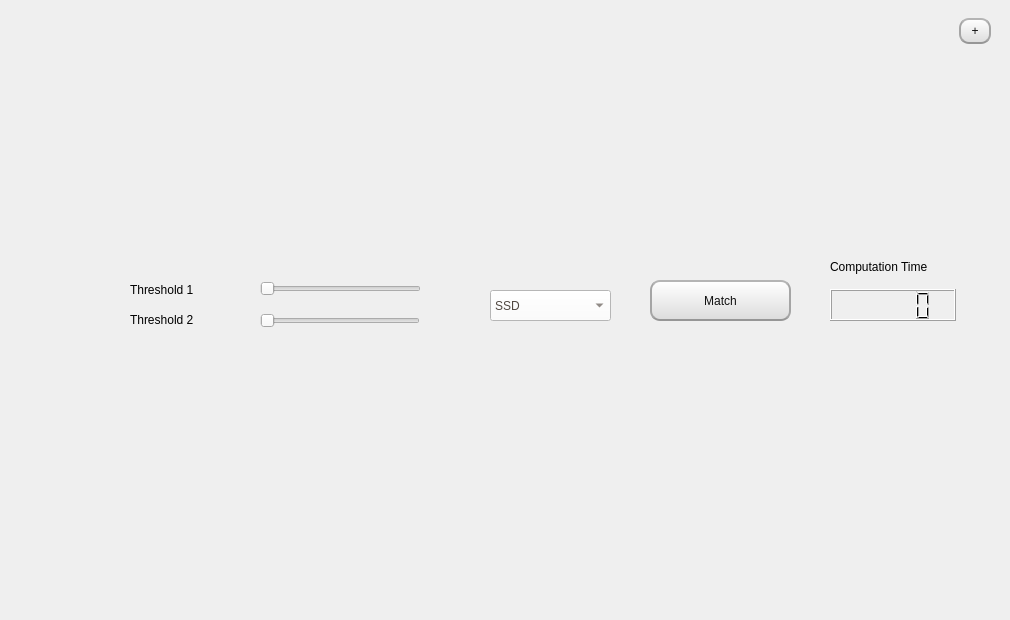
    <widget class="QWidget" name="page_3">
     <widget class="QWidget" name="horizontalLayoutWidget">
      <property name="geometry">
       <rect>
        <x>19</x>
        <y>9</y>
        <width>981</width>
        <height>231</height>
       </rect>
      </property>
      <layout class="QHBoxLayout" name="horizontalLayout_3">
       <item>
        <layout class="QVBoxLayout" name="verticalLayout_8">
         <item>
          <widget class="QLabel" name="imginput3_1">
           <property name="text">
            <string/>
           </property>
          </widget>
         </item>
        </layout>
       </item>
       <item>
        <spacer name="horizontalSpacer_3">
         <property name="orientation">
          <enum>Qt::Horizontal</enum>
         </property>
         <property name="sizeType">
          <enum>QSizePolicy::Maximum</enum>
         </property>
         <property name="sizeHint" stdset="0">
          <size>
           <width>5</width>
           <height>20</height>
          </size>
         </property>
        </spacer>
       </item>
       <item>
        <layout class="QVBoxLayout" name="verticalLayout_9">
         <item>
          <widget class="QLabel" name="imginput3_2">
           <property name="text">
            <string/>
           </property>
          </widget>
         </item>
        </layout>
       </item>
       <item>
        <widget class="QWidget" name="horizontalWidget_3" native="true">
         <property name="sizePolicy">
          <sizepolicy hsizetype="Maximum" vsizetype="Preferred">
           <horstretch>0</horstretch>
           <verstretch>0</verstretch>
          </sizepolicy>
         </property>
         <property name="maximumSize">
          <size>
           <width>50</width>
           <height>16777215</height>
          </size>
         </property>
         <layout class="QHBoxLayout" name="horizontalLayout">
          <item>
           <layout class="QVBoxLayout" name="verticalLayout_3">
            <item>
             <widget class="QPushButton" name="pushButton_4">
              <property name="styleSheet">
               <string notr="true">QPushButton{
	color:rgb(17,17,17);
	border-width: 2px;
	border-radius: 10px;
	border-bottom-color: rgb(150,150,150);
	border-right-color: rgb(165,165,165);
	border-left-color: rgb(165,165,165);
	border-top-color: rgb(180,180,180);
	border-style: solid;
	padding: 4px;
	background-color: qlineargradient(spread:pad, x1:0.5, y1:1, x2:0.5, y2:0, stop:0 rgba(220, 220, 220, 255), stop:1 rgba(255, 255, 255, 255));
}

QPushButton:hover{
	color:rgb(17,17,17);
	border-width: 1px;
	border-radius: 10px;
	padding: 4px;
	background-color: qlineargradient(spread:pad, x1:0.5, y1:0, x2:0.5, y2:1, stop:0 rgba(220, 220, 220, 255), stop:1 rgba(255, 255, 255, 255));
}</string>
              </property>
              <property name="text">
               <string>+</string>
              </property>
             </widget>
            </item>
            <item>
             <spacer name="verticalSpacer">
              <property name="orientation">
               <enum>Qt::Vertical</enum>
              </property>
              <property name="sizeHint" stdset="0">
               <size>
                <width>20</width>
                <height>40</height>
               </size>
              </property>
             </spacer>
            </item>
           </layout>
          </item>
         </layout>
        </widget>
       </item>
      </layout>
     </widget>
     <widget class="QWidget" name="horizontalLayoutWidget_2">
      <property name="geometry">
       <rect>
        <x>20</x>
        <y>350</y>
        <width>981</width>
        <height>261</height>
       </rect>
      </property>
      <layout class="QHBoxLayout" name="horizontalLayout_4">
       <item>
        <layout class="QVBoxLayout" name="verticalLayout_7">
         <item>
          <widget class="QLabel" name="imgmatching">
           <property name="text">
            <string/>
           </property>
          </widget>
         </item>
        </layout>
       </item>
      </layout>
     </widget>
     <widget class="QPushButton" name="matchBtn">
      <property name="geometry">
       <rect>
        <x>650</x>
        <y>280</y>
        <width>141</width>
        <height>41</height>
       </rect>
      </property>
      <property name="cursor">
       <cursorShape>PointingHandCursor</cursorShape>
      </property>
      <property name="styleSheet">
       <string notr="true">QPushButton{
	color:rgb(17,17,17);
	border-width: 2px;
	border-radius: 10px;
	border-bottom-color: rgb(150,150,150);
	border-right-color: rgb(165,165,165);
	border-left-color: rgb(165,165,165);
	border-top-color: rgb(180,180,180);
	border-style: solid;
	padding: 4px;
	background-color: qlineargradient(spread:pad, x1:0.5, y1:1, x2:0.5, y2:0, stop:0 rgba(220, 220, 220, 255), stop:1 rgba(255, 255, 255, 255));
}

QPushButton:hover{
	color:rgb(17,17,17);
	border-width: 1px;
	border-radius: 10px;
	padding: 4px;
	background-color: qlineargradient(spread:pad, x1:0.5, y1:0, x2:0.5, y2:1, stop:0 rgba(220, 220, 220, 255), stop:1 rgba(255, 255, 255, 255));
}</string>
      </property>
      <property name="text">
       <string>Match</string>
      </property>
     </widget>
     <widget class="QComboBox" name="matchOption">
      <property name="geometry">
       <rect>
        <x>490</x>
        <y>290</y>
        <width>121</width>
        <height>31</height>
       </rect>
      </property>
      <property name="styleSheet">
       <string notr="true">color:rgb(81,72,65);
background: #ffffff;</string>
      </property>
      <item>
       <property name="text">
        <string>SSD</string>
       </property>
      </item>
      <item>
       <property name="text">
        <string>Cross Correlation</string>
       </property>
      </item>
     </widget>
     <widget class="QSlider" name="matchThr1">
      <property name="geometry">
       <rect>
        <x>260</x>
        <y>280</y>
        <width>161</width>
        <height>18</height>
       </rect>
      </property>
      <property name="maximum">
       <number>20000</number>
      </property>
      <property name="orientation">
       <enum>Qt::Horizontal</enum>
      </property>
     </widget>
     <widget class="QSlider" name="matchThr2">
      <property name="geometry">
       <rect>
        <x>260</x>
        <y>310</y>
        <width>160</width>
        <height>21</height>
       </rect>
      </property>
      <property name="maximum">
       <number>20000</number>
      </property>
      <property name="orientation">
       <enum>Qt::Horizontal</enum>
      </property>
     </widget>
     <widget class="QLabel" name="label_4">
      <property name="geometry">
       <rect>
        <x>130</x>
        <y>280</y>
        <width>91</width>
        <height>20</height>
       </rect>
      </property>
      <property name="text">
       <string>Threshold 1</string>
      </property>
     </widget>
     <widget class="QLabel" name="label_6">
      <property name="geometry">
       <rect>
        <x>130</x>
        <y>310</y>
        <width>81</width>
        <height>20</height>
       </rect>
      </property>
      <property name="text">
       <string>Threshold 2</string>
      </property>
     </widget>
     <widget class="QWidget" name="verticalLayoutWidget_6">
      <property name="geometry">
       <rect>
        <x>830</x>
        <y>250</y>
        <width>126</width>
        <height>71</height>
       </rect>
      </property>
      <layout class="QVBoxLayout" name="verticalLayout_10">
       <item>
        <widget class="QLabel" name="label_7">
         <property name="text">
          <string>Computation Time</string>
         </property>
        </widget>
       </item>
       <item>
        <widget class="QLCDNumber" name="matchTime"/>
       </item>
      </layout>
     </widget>
     <widget class="QLabel" name="label_5">
      <property name="geometry">
       <rect>
        <x>430</x>
        <y>269</y>
        <width>41</width>
        <height>31</height>
       </rect>
      </property>
      <property name="text">
       <string/>
      </property>
     </widget>
     <widget class="QLabel" name="label_10">
      <property name="geometry">
       <rect>
        <x>430</x>
        <y>300</y>
        <width>41</width>
        <height>31</height>
       </rect>
      </property>
      <property name="text">
       <string/>
      </property>
     </widget>
    </widget>
